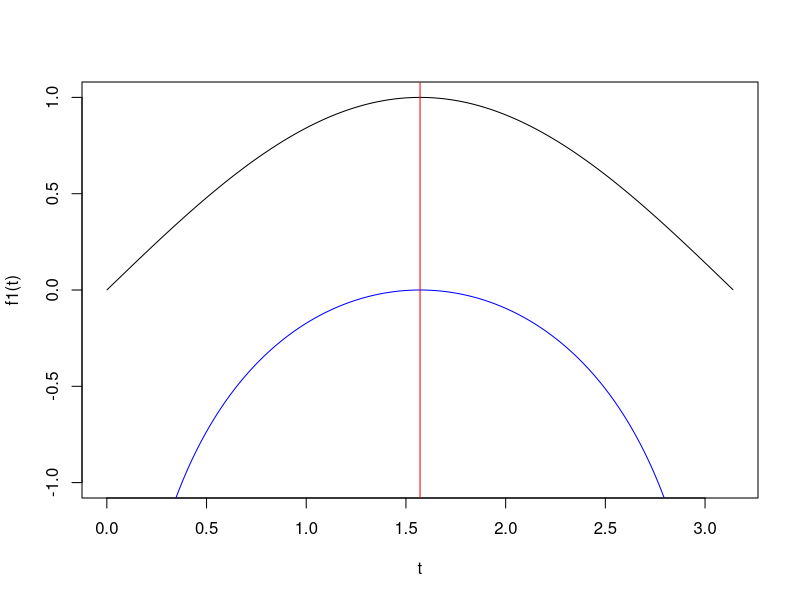
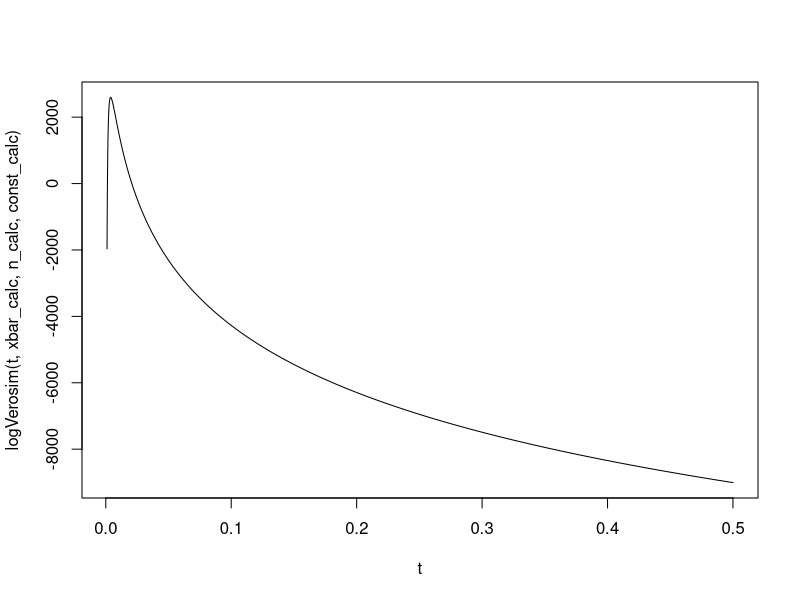
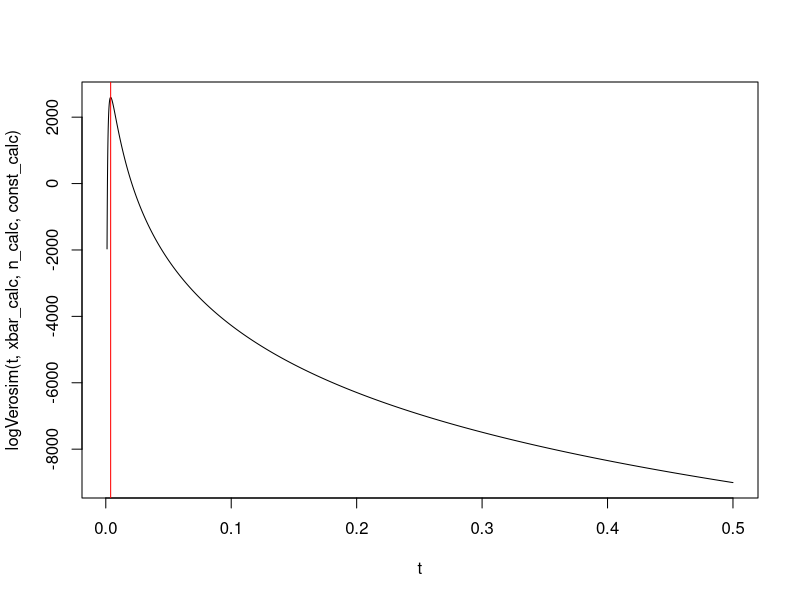
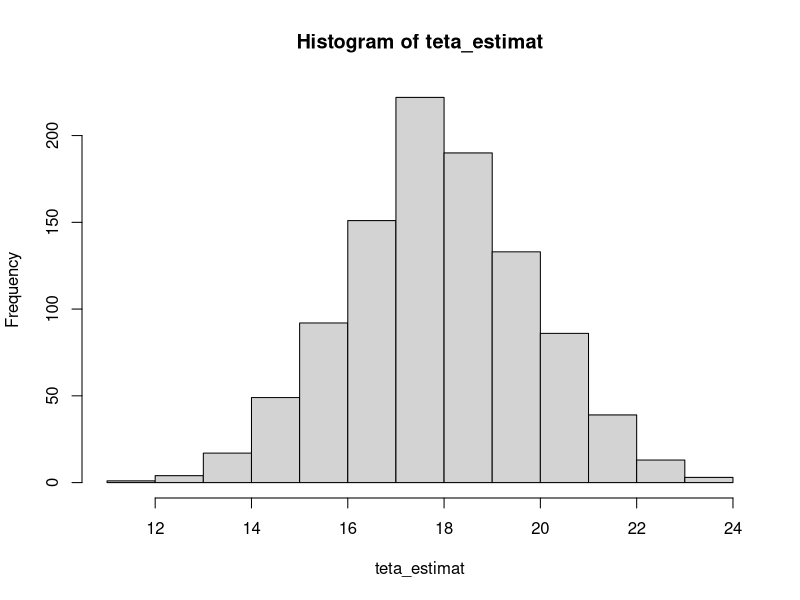
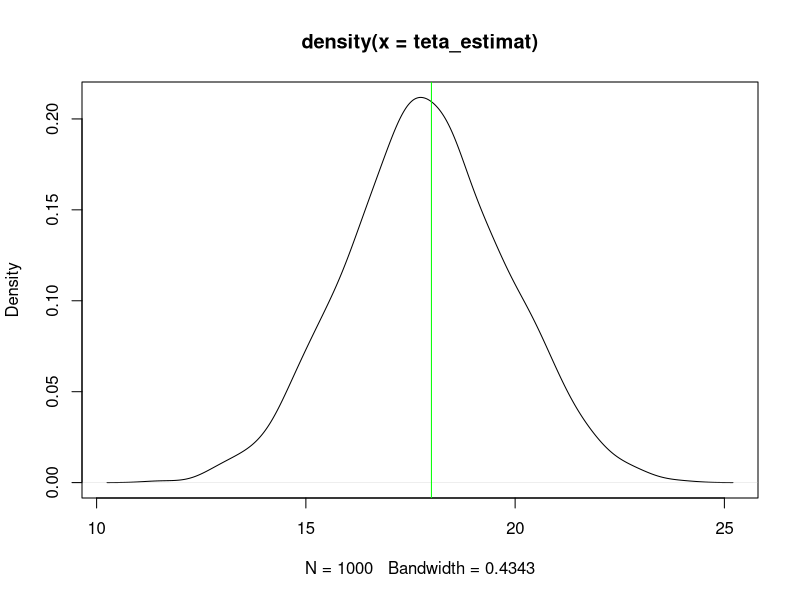

Reproduce these figures in R, in order.
#Statistica Lab 13 

#Metoda verosimilitatii maxime
#Daca o functie cu valori pozitive are punct de maxim sau minim local,
#acesta se pastreaza si daca se logaritmeaza functia initiala
f1 <- function(x)
{
  sin(x)
}

t <- seq(0.001,pi-0.001,0.001)
#Q: De ce nu am luat intervalul (0,pi)?

plot(t,f1(t),type="l",ylim=c(-1,1))
lines(t,log(sin(t)),col="blue")
abline(v=pi/2,col="red")

#gasirea punctelor de extrem cu functia optimize
require(graphics)
#in mod implicit cauta punctul de minim
optimize(f1,c(0.001,pi-0.001))

#vreau punctul de maxim

optimize(f1,c(0.001,pi-0.001),maximum=T)



#Problema cu f(x)=x^2/(54*teta^3)*exp(-x/(3*teta))

#const=ln(produs(xi^2))
#x este vectorul ce reprezinta esantionul dat
x <- rgamma(1000,3,90)
n_calc <- 1000
xbar_calc <- sum(x)/n_calc #mean(x)
const_calc <- sum(2*log(x))

logVerosim <- function(teta,xbar,n,const)
{
  -n*log(54)-3*n*log(teta)+const-1/(3*teta)*n*xbar 
}
t <- seq(0.001,0.5,0.0001)
plot(t,logVerosim(t,xbar_calc,n_calc,const_calc),type="l")

#Q: Ce reprezinta 100 mai jos?
#"A wild guess" legat de intervalul pe care sa cautam punctul de maxim
#Daca facem plot inainte vedem mai bine care e intervalul mai bun

o <- optimize(logVerosim,c(0.001,100),maximum=T,xbar=xbar_calc,n=n_calc,const=const_calc)
teta_maxim <- o$maximum
#ce obtin daca iau intervalul de cautare mai fin
o <- optimize(logVerosim,c(0.001,0.1),maximum=T,xbar=xbar_calc,n=n_calc,const=const_calc)
teta_maxim <-o$maximum



teta_estimat <- xbar_calc/9

#Observam ca teta_estimat si teta_maxim(calculat prin metode numerice) sunt foarte apropiate

t <- seq(0.001,0.5,0.0001)
plot(t,logVerosim(t,xbar_calc,n_calc,const_calc),type="l")
abline(v=teta_maxim,col="red")

#Metoda momentelor
#De ce metoda momentelor uneori nu e buna

#Folositi metoda momentelor pentru a estima teta pentru X~Unif(0,teta) in baza unui 
#esantion de volum 100

#Estimatorul dat de metoda momentelor este teta=2*xbar

teta <- 18
sample_size <- 30
nr_simulari <- 1000
teta_estimat <- numeric(nr_simulari)

for( i in 1:nr_simulari)
{
  u <- runif(sample_size,0,teta)
  xbar <- mean(u)
  teta_estimat[i] <- 2*xbar
}
hist(teta_estimat)
plot(density(teta_estimat))
abline(v=18, col="green")

#y <- runif(1000,6,13)
#hist(y)

#MVM pentru aceeasi problema
#teta_MVM=max(valorile din esantion)
teta <- 18
x <- runif(1000,0,teta)
teta_MVM <- max(x)

#Tema: Optimizati codul de mai sus
